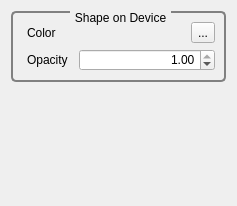
<?xml version="1.0" encoding="UTF-8"?>
<ui version="4.0">
 <class>GvQCustomEditor</class>
 <widget class="QWidget" name="GvQCustomEditor">
  <property name="geometry">
   <rect>
    <x>0</x>
    <y>0</y>
    <width>237</width>
    <height>206</height>
   </rect>
  </property>
  <property name="windowTitle">
   <string>Custom Editor</string>
  </property>
  <property name="styleSheet">
   <string>QGroupBox
{
     background-color: qlineargradient(x1: 0, y1: 0, x2: 0, y2: 1,
                                       stop: 0 #E0E0E0, stop: 1 #FFFFFF);
     border: 2px solid gray;
     border-radius: 5px;
     margin-top: 1ex; /* leave space at the top for the title */
 }

 QGroupBox::title
{
	 subcontrol-origin: margin;
     subcontrol-position: top center; /* position at the top center */
     padding: 0 3px;
     background-color: qlineargradient(x1: 0, y1: 0, x2: 0, y2: 1,
                                       stop: 0 #FFOECE, stop: 1 #FFFFFF);
 }

QLabel
{
	border-radius: 4px;
	padding: 2px;
 }
</string>
  </property>
  <layout class="QVBoxLayout" name="verticalLayout">
   <item>
    <widget class="QGroupBox" name="mUnitsFormatGroup">
     <property name="title">
      <string>Shape on Device</string>
     </property>
     <layout class="QGridLayout" name="gridLayout_2">
      <item row="0" column="0">
       <widget class="QLabel" name="labelPositionFormatCombo">
        <property name="text">
         <string>Color</string>
        </property>
       </widget>
      </item>
      <item row="0" column="1">
       <spacer name="horizontalSpacer">
        <property name="orientation">
         <enum>Qt::Horizontal</enum>
        </property>
        <property name="sizeHint" stdset="0">
         <size>
          <width>136</width>
          <height>20</height>
         </size>
        </property>
       </spacer>
      </item>
      <item row="0" column="2">
       <widget class="QToolButton" name="_colorToolButton">
        <property name="text">
         <string>...</string>
        </property>
        <property name="icon">
         <iconset resource="../../../../Tools/GigaVoxelsViewer/GvViewerGui/Ui/resources.qrc">
          <normaloff>:/icons/Icons/Colors.png</normaloff>:/icons/Icons/Colors.png</iconset>
        </property>
       </widget>
      </item>
      <item row="1" column="0">
       <widget class="QLabel" name="label_12">
        <property name="text">
         <string>Opacity</string>
        </property>
       </widget>
      </item>
      <item row="1" column="1" colspan="2">
       <widget class="QDoubleSpinBox" name="_opacitySpinBox">
        <property name="alignment">
         <set>Qt::AlignRight|Qt::AlignTrailing|Qt::AlignVCenter</set>
        </property>
        <property name="minimum">
         <double>0.000000000000000</double>
        </property>
        <property name="maximum">
         <double>1.000000000000000</double>
        </property>
        <property name="singleStep">
         <double>0.100000000000000</double>
        </property>
        <property name="value">
         <double>1.000000000000000</double>
        </property>
       </widget>
      </item>
     </layout>
    </widget>
   </item>
   <item>
    <spacer name="verticalSpacer">
     <property name="orientation">
      <enum>Qt::Vertical</enum>
     </property>
     <property name="sizeHint" stdset="0">
      <size>
       <width>20</width>
       <height>60</height>
      </size>
     </property>
    </spacer>
   </item>
  </layout>
  <zorder>mUnitsFormatGroup</zorder>
 </widget>
 <resources>
  <include location="../../../../Tools/GigaVoxelsViewer/GvViewerGui/Ui/resources.qrc"/>
 </resources>
 <connections/>
</ui>
